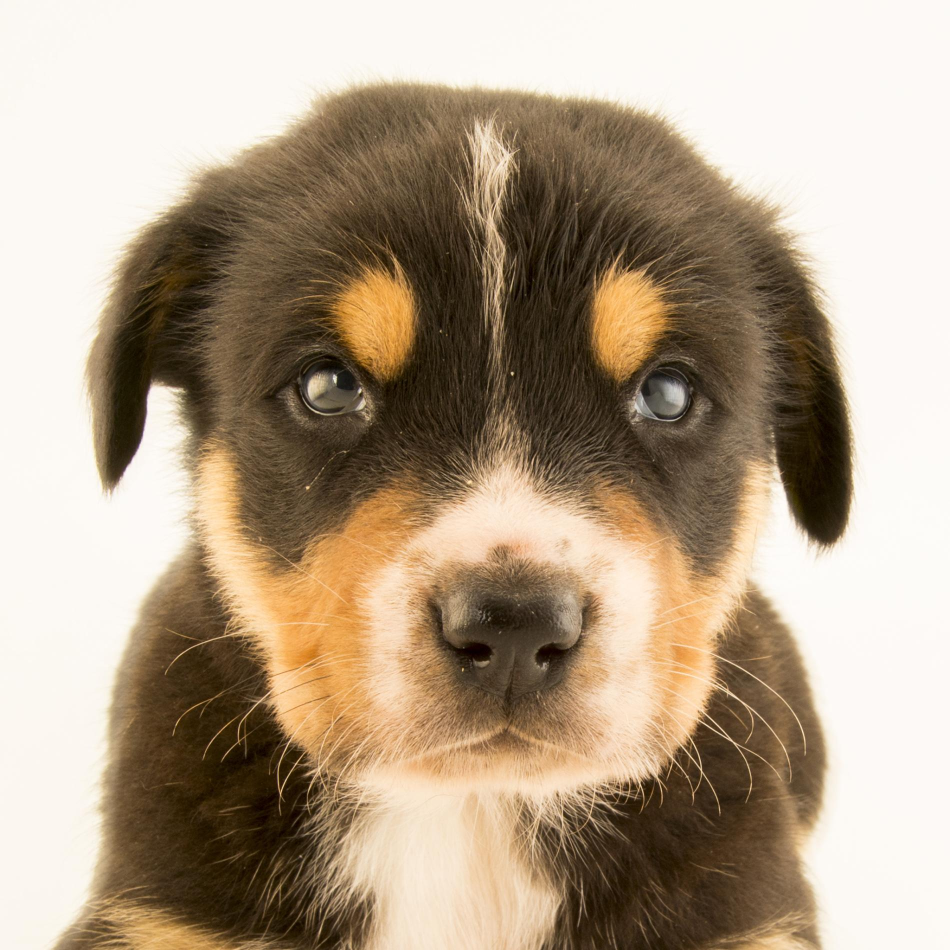
#> input picture Photos/dog1.jpeg, 1900 x 1900 px, given in place of the camera (shown at 1/2 size)
$ python video2.py
#> lines starting #> are read from the running program, lines starting #| are printed output that depends on the picture; after the words box and inside, x2 and y2 are one past the last pixel; in counts of white or black regions, pixels touching at a corner belong together
import cv2 as cv
import numpy as np


def framresize(frame, scale=0.5):
    # Imgs, Vids and Live Videos
    w = int(frame.shape[1] * scale)
    h = int(frame.shape[0] * scale)

    dimension = (w, h)

    return cv.resize(frame, dimension, interpolation=cv.INTER_AREA)


capture = cv.VideoCapture(0)
# blank = np.zeros(capture.shape, dtype="uint8")


while True:
    isTrue, frame = capture.read()
#> frame is the input picture: shape (1900, 1900, 3); mean B, G, R 137.9, 159.5, 177
    grayFrame = cv.cvtColor(frame, cv.COLOR_BGR2GRAY)
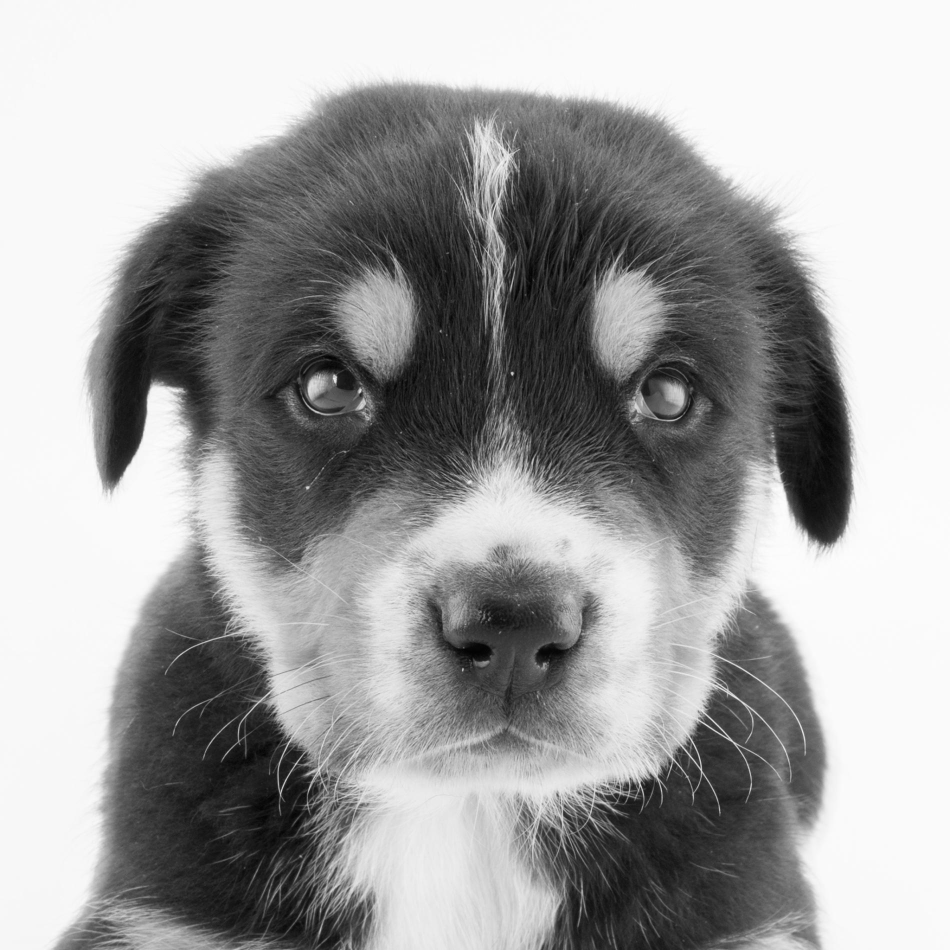
#> grayFrame: shape (1900, 1900) (shown at 1/2 size); min 2, max 254, mean 162.2
    (thresh, blackAndWhiteFrame) = cv.threshold(grayFrame, 127, 255, cv.THRESH_BINARY)
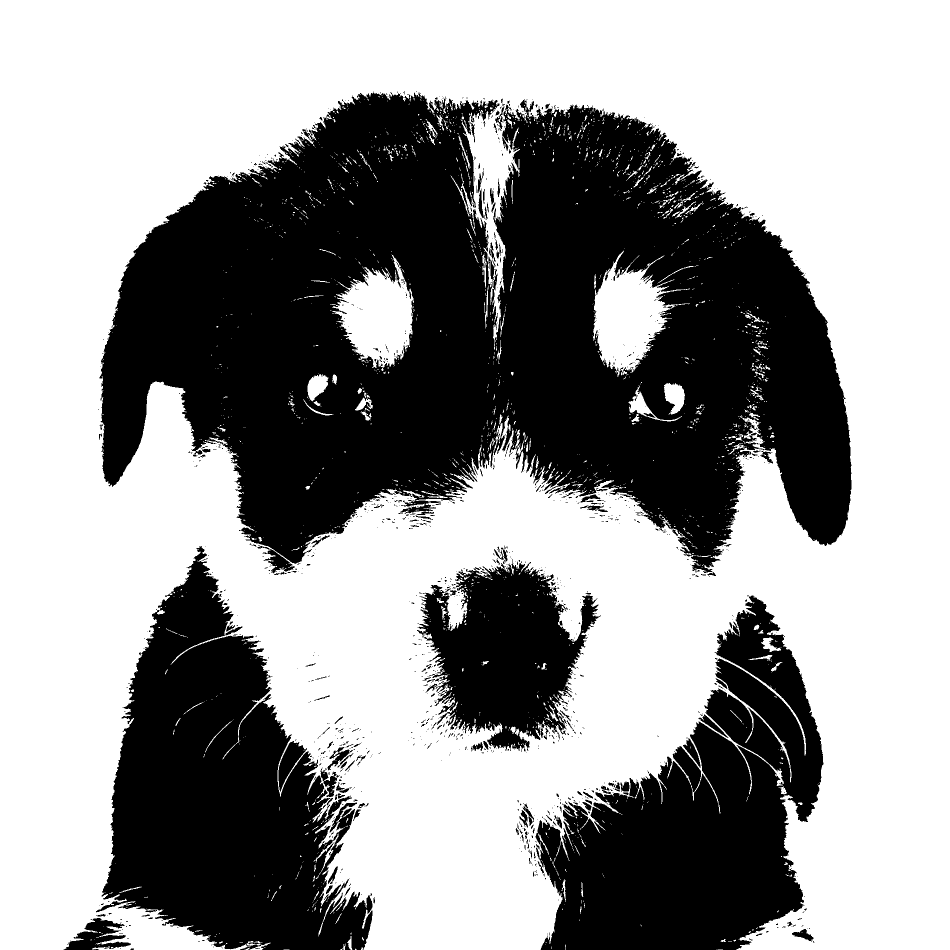
#> blackAndWhiteFrame: shape (1900, 1900) (shown at 1/2 size); 59.8% white; 1240 black regions (1059 under 20 px), largest, box (x1, y1, x2, y2) and area: (199, 183, 1703, 1152) 892419, (192, 1092, 745, 1900) 240299, (1071, 1190, 1647, 1900) 213253
    cv.imshow("video bw", blackAndWhiteFrame)
    cv.imshow("video original", frame)

    if cv.waitKey(20) & 0xFF == ord("d"):
#> (key Esc is pressed here)
        break


capture.release()
cv.destroyAllWindows()

$ run again, on Photos/dog2.jpeg
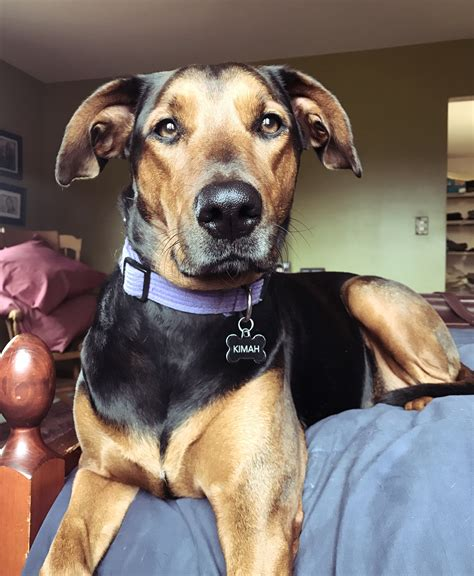
#> input picture Photos/dog2.jpeg, 474 x 576 px, given in place of the camera
#> frame is the input picture: shape (576, 474, 3); mean B, G, R 103, 110.5, 123.5
#> `grayFrame = cv.cvtColor(frame, cv.COLOR_BGR2GRAY)`:
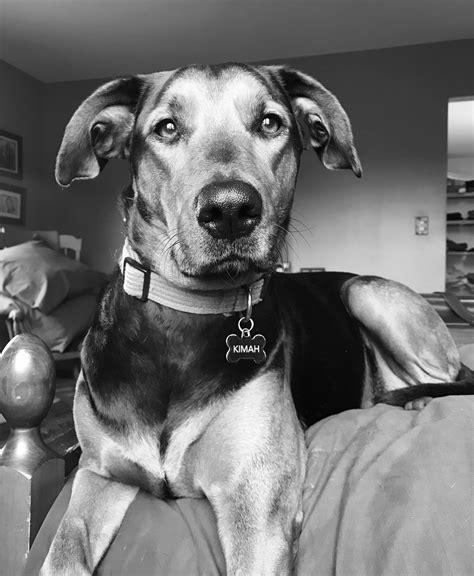
#> grayFrame: shape (576, 474); min 0, max 255, mean 113.5
#> `(thresh, blackAndWhiteFrame) = cv.threshold(grayFrame, 127, 255, cv.TH..`:
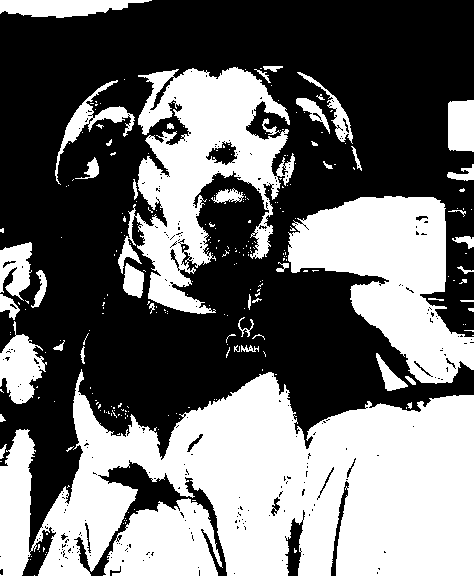
#> blackAndWhiteFrame: shape (576, 474); 43.5% white; 269 white regions (221 under 20 px), largest, box (x1, y1, x2, y2) and area: (0, 369, 474, 576) 61153, (118, 67, 295, 314) 19671, (288, 196, 474, 384) 18307

$ run again, on Photos/dog3.jpeg
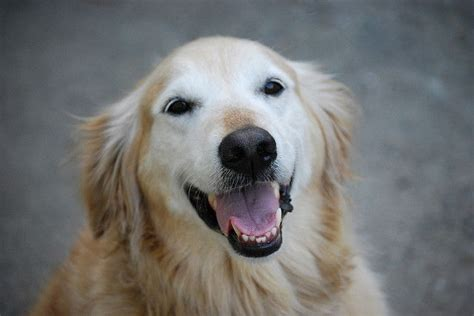
#> input picture Photos/dog3.jpeg, 474 x 316 px, given in place of the camera
#> frame is the input picture: shape (316, 474, 3); mean B, G, R 113.8, 114.8, 114.8
#> `grayFrame = cv.cvtColor(frame, cv.COLOR_BGR2GRAY)`:
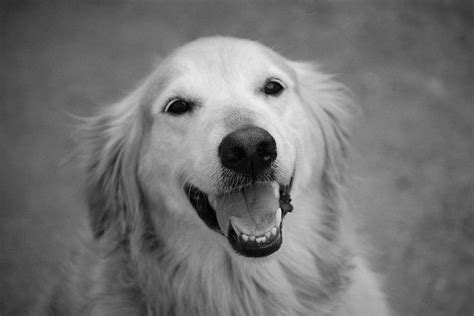
#> grayFrame: shape (316, 474); min 0, max 240, mean 114.7
#> `(thresh, blackAndWhiteFrame) = cv.threshold(grayFrame, 127, 255, cv.TH..`:
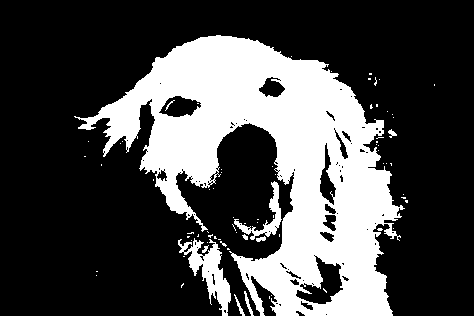
#> blackAndWhiteFrame: shape (316, 474); 28.6% white; 74 white regions (64 under 20 px), largest, box (x1, y1, x2, y2) and area: (74, 35, 405, 316) 40261, (178, 238, 231, 316) 1493, (234, 181, 282, 240) 644

$ run again, on Photos/park.jpeg
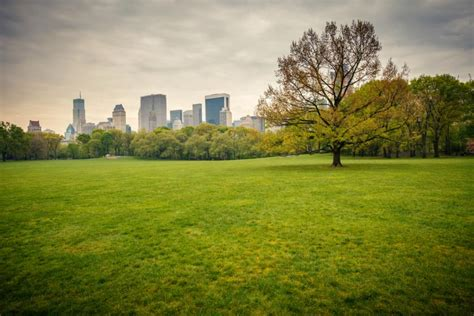
#> input picture Photos/park.jpeg, 474 x 316 px, given in place of the camera
#> frame is the input picture: shape (316, 474, 3); mean B, G, R 68.9, 130.9, 129
#> `grayFrame = cv.cvtColor(frame, cv.COLOR_BGR2GRAY)`:
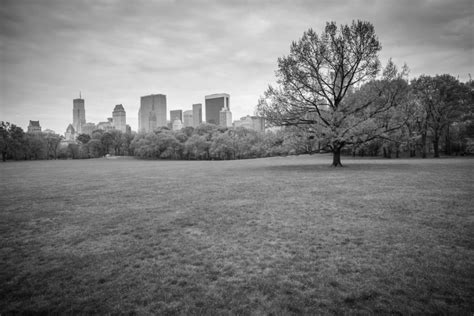
#> grayFrame: shape (316, 474); min 2, max 253, mean 123.2
#> `(thresh, blackAndWhiteFrame) = cv.threshold(grayFrame, 127, 255, cv.TH..`:
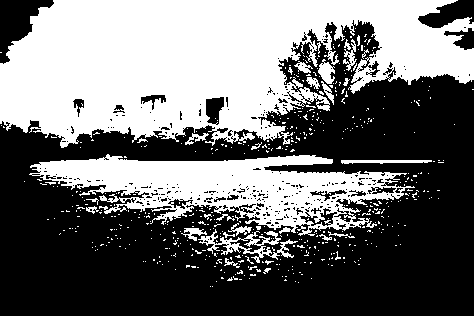
#> blackAndWhiteFrame: shape (316, 474); 43.8% white; 531 white regions (502 under 20 px), largest, box (x1, y1, x2, y2) and area: (0, 0, 474, 148) 46394, (29, 154, 415, 236) 14951, (198, 229, 298, 263) 936
